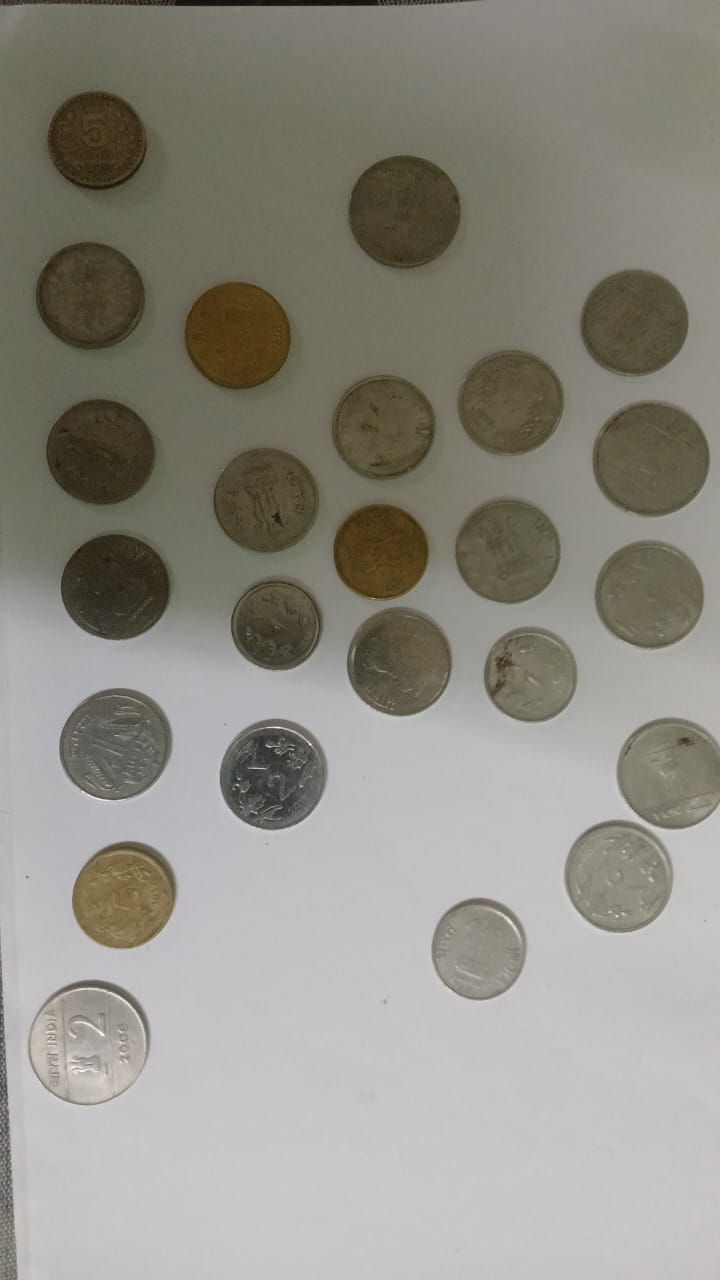
#> input picture assets/coins2.jpeg, 720 x 1280 px, given in place of coins2.jpeg.jpeg, which was not available
$ python stitching.py assets/coins2.jpeg
#> lines starting #> are read from the running program, lines starting #| are printed output that depends on the picture; pictures that were not available may be replaced by others from this repository, and a replacement may not be noted
import cv2
import sys
from pano_window import PanoWindow

class ImageLoader:
    """Responsible for loading and resizing images."""

    def __init__(self, image_paths, resize_factor=0.4):
        self.image_paths = image_paths
        self.resize_factor = resize_factor
        self.images = []
        self.keypoint_images = []

    def load_images(self):
        """Loads and resizes the images from the provided paths."""
        orb = cv2.ORB_create()

        for path in self.image_paths:
            img = cv2.imread(path)
#> img is the input picture: shape (1280, 720, 3); mean B, G, R 133.6, 142, 144.6
            if img is None:
                print(f"Error reading image {path}")
                continue
            img_resized = cv2.resize(img, (0, 0), fx=self.resize_factor, fy=self.resize_factor)
            self.images.append(img_resized)

            # Detect keypoints
            gray = cv2.cvtColor(img_resized, cv2.COLOR_BGR2GRAY)
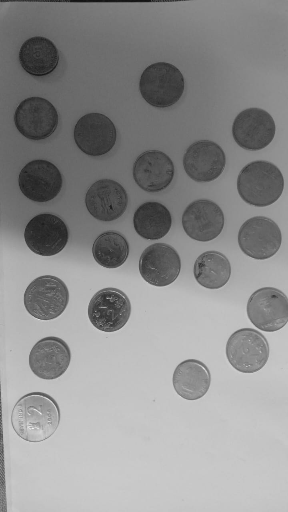
#> gray: shape (512, 288); min 18, max 244, mean 141.8
            keypoints = orb.detect(gray, None)
#> keypoints = 369 keypoints; strongest (x, y, size): (111, 326, 111.1), (107, 298, 31), (95, 323, 77.1), (115, 265, 111.1)
            keypoint_img = cv2.drawKeypoints(img_resized, keypoints, None, color=(0, 255, 0))
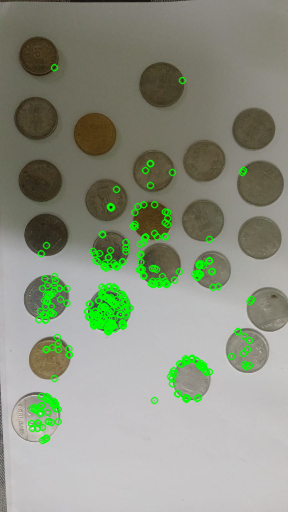
#> keypoint_img: shape (512, 288, 3); mean B, G, R 129.8, 146.9, 140.3
            self.keypoint_images.append(keypoint_img)

        if not self.images:
            print("No valid images were loaded.")
            sys.exit(1)

        print(f"Loaded {len(self.images)} images.")
#| Loaded 1 images.

class ImageStitcher:
    """Responsible for stitching images together into a panorama."""

    def __init__(self, images):
        self.images = images
#> self.images = 1 item

    def stitch_images(self):
        """Stitches the images using OpenCV's Stitcher."""
        stitcher = cv2.Stitcher_create()
        status, panorama = stitcher.stitch(self.images)
#> status = 1

        if status != cv2.Stitcher_OK:
            print("Stitching failed!")
            return None
        print("Stitching successful!")
        return panorama

class PanoramaSaver:
    """Handles saving the stitched panorama."""

    def __init__(self, panorama, save_path='./assets/panorama.jpeg'):
        self.panorama = panorama
        self.save_path = save_path

    def save(self):
        """Saves the stitched panorama to a file."""
        cv2.imwrite(self.save_path, self.panorama)
        print(f"Panorama saved as '{self.save_path}'.")

class StitchingApp:
    """Main application that coordinates the stitching process."""

    def __init__(self, image_paths):
        self.image_paths = image_paths

    def run(self):
        # Load images
        loader = ImageLoader(self.image_paths)
        loader.load_images()

        # Stitch images
        stitcher = ImageStitcher(loader.images)
        panorama = stitcher.stitch_images()
        if panorama is None:
            return

        # Save panorama
        saver = PanoramaSaver(panorama)
        saver.save()

        # Display keypoint images and final panorama
        pano_window = PanoWindow(loader.keypoint_images, panorama)
        pano_window.display_images()

def main():
    # Collect image paths from command line arguments
    if len(sys.argv) < 2:
        print("Usage: python stitching.py <image1> <image2> ...")
        sys.exit(1)

    image_paths = [f"./assets/{name}.jpeg" for name in sys.argv[1:]]

    # Run the application
    app = StitchingApp(image_paths)
    app.run()

if __name__ == "__main__":
    main()

$ run again, on assets/coins3.jpeg
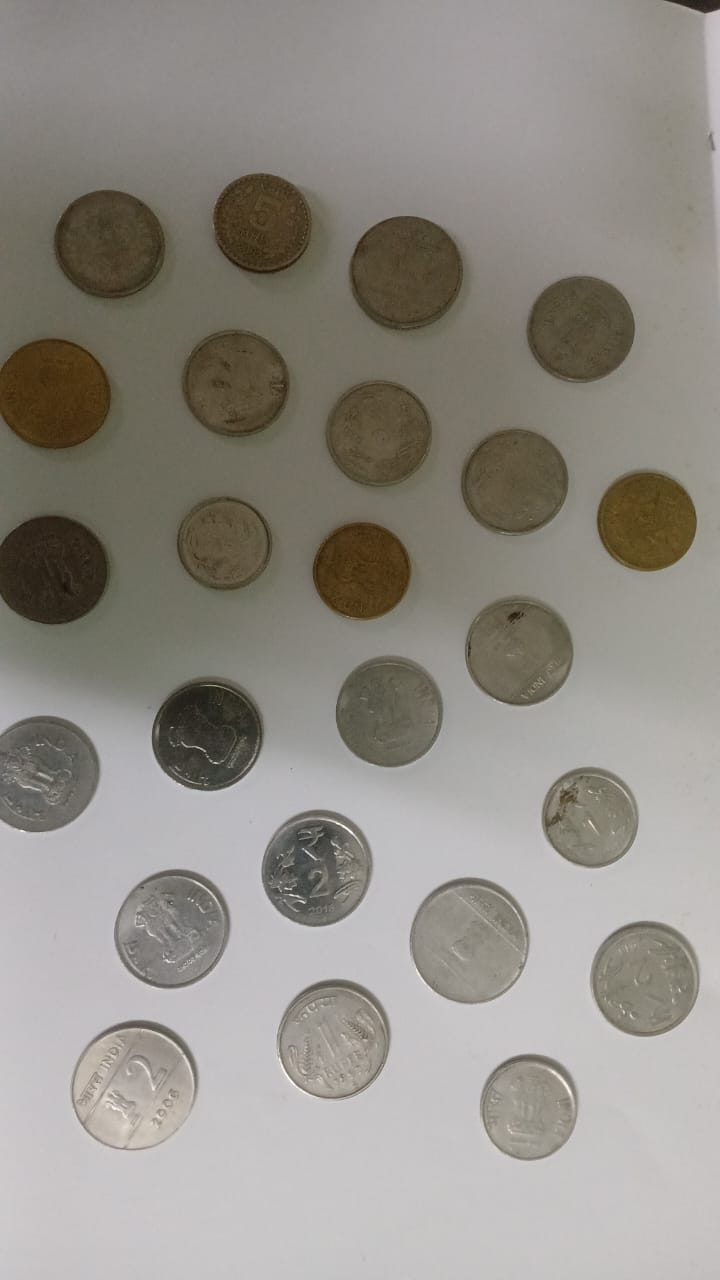
#> input picture assets/coins3.jpeg, 720 x 1280 px, given in place of coins3.jpeg.jpeg, which was not available
#> in load_images, img is the input picture: shape (1280, 720, 3); mean B, G, R 135.3, 142.2, 146.5
#> in load_images, `gray = cv2.cvtColor(img_resized, cv2.COLOR_BGR2GRAY)`:
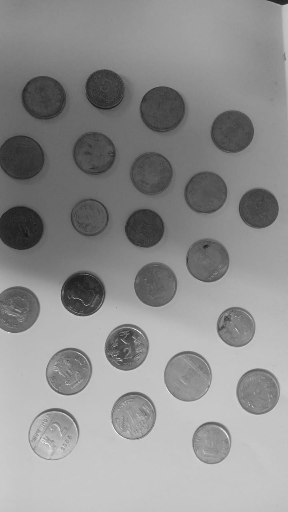
#> gray: shape (512, 288); min 20, max 245, mean 142.6
#> keypoints = 439 keypoints; strongest (x, y, size): (120, 360, 31), (118, 358, 31), (219, 330, 31), (125, 322, 111.1)
#> in load_images, `keypoint_img = cv2.drawKeypoints(img_resized, keypoints, None, color=(..`:
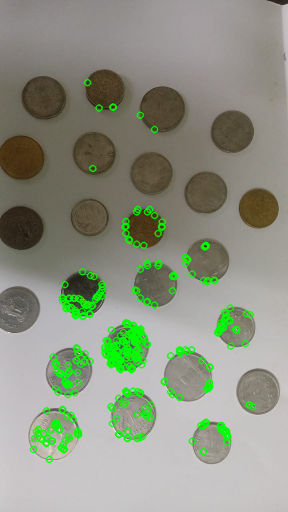
#> keypoint_img: shape (512, 288, 3); mean B, G, R 130.3, 147.4, 141
#| Loaded 1 images.
#> self.images = 1 item
#> status = 1

$ run again, on assets/coins4.jpeg
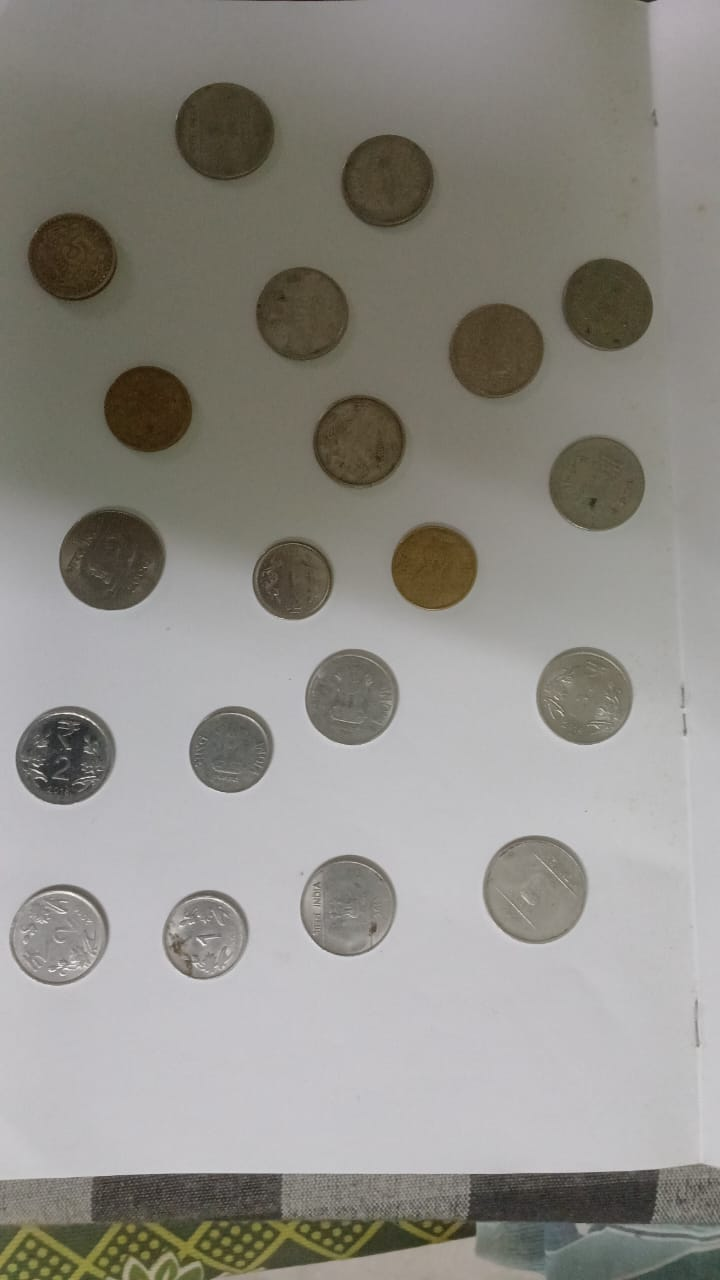
#> input picture assets/coins4.jpeg, 720 x 1280 px, given in place of coins4.jpeg.jpeg, which was not available
#> in load_images, img is the input picture: shape (1280, 720, 3); mean B, G, R 135.5, 141.6, 144.1
#> in load_images, `gray = cv2.cvtColor(img_resized, cv2.COLOR_BGR2GRAY)`:
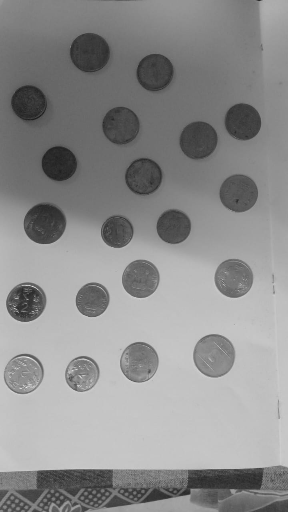
#> gray: shape (512, 288); min 29, max 242, mean 141.6
#> keypoints = 415 keypoints; strongest (x, y, size): (112, 472, 31), (110, 242, 92.6), (74, 389, 37.2), (188, 472, 31)
#> in load_images, `keypoint_img = cv2.drawKeypoints(img_resized, keypoints, None, color=(..`:
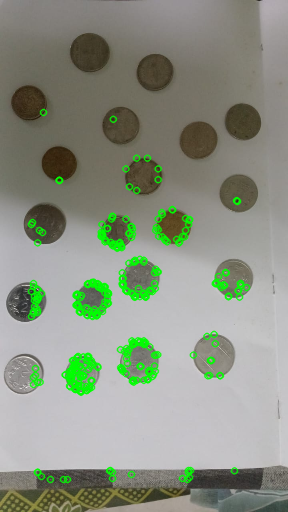
#> keypoint_img: shape (512, 288, 3); mean B, G, R 131, 146.4, 139.2
#| Loaded 1 images.
#> self.images = 1 item
#> status = 1
